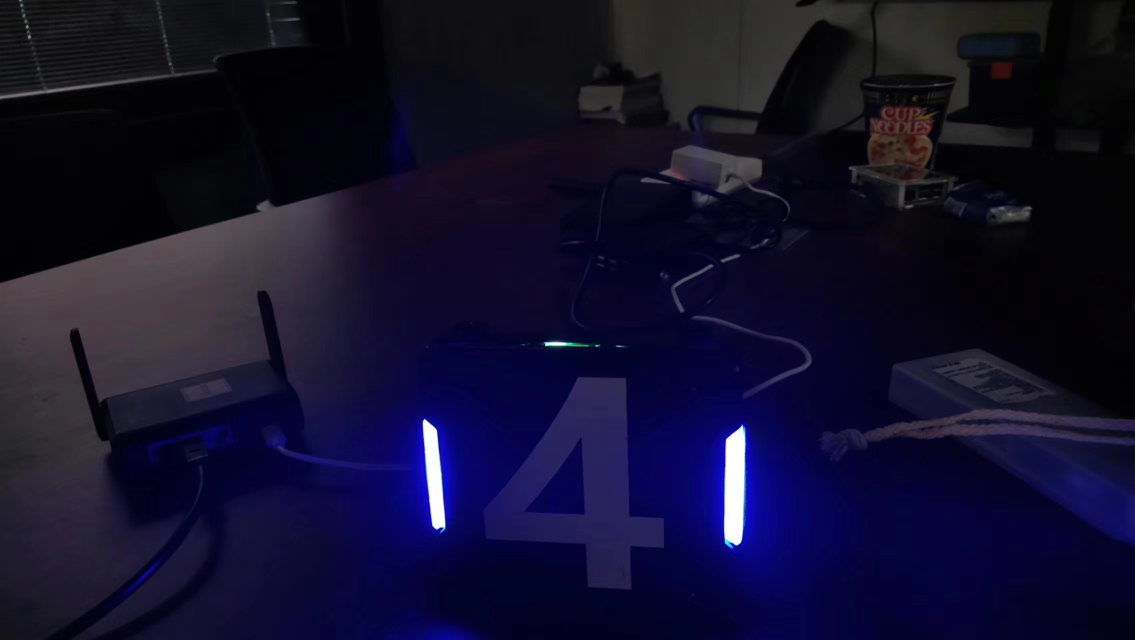
//> input picture resources/armor1.jpg, 2270 x 1280 px (shown at 1/2 size)
$ ./contours_check   (built with g++ and OpenCV 4)
//> lines starting //> are read from the running program, lines starting //| are printed output that depends on the picture; after the words box and inside, x2 and y2 are one past the last pixel; in counts of white or black regions, pixels touching at a corner belong together
#include <opencv2/imgcodecs.hpp>
#include <opencv2/highgui.hpp>
#include <opencv2/imgproc.hpp>
#include <iostream>

using namespace cv;
using namespace std;

void getContours(Mat imgDil, Mat img) {

	vector<vector<Point>> contours; //轮廓数据
	vector<Vec4i> hierarchy;

	findContours(imgDil, contours, hierarchy, RETR_EXTERNAL, CHAIN_APPROX_SIMPLE); //通过预处理的二值图像找到所有轮廓contours
	//drawContours(img, contours, -1, Scalar(255, 0, 255), 2); //绘制所有轮廓

	for (int i = 0; i < contours.size(); i++)
	{
		double area = contourArea(contours[i]); //计算每个轮廓区域
		cout << area << endl;

		vector<vector<Point>> conPoly(contours.size());
		vector<Rect> boundRect(contours.size());
		string objectType;

		if (area > 1000) //过滤噪声
		{
			//找轮廓的近似多边形或曲线
			double peri = arcLength(contours[i], true);
			approxPolyDP(contours[i], conPoly[i], 0.02 * peri, true);

			cout << conPoly[i].size() << endl;
			boundRect[i] = boundingRect(conPoly[i]); //找每个近似曲线的最小上边界矩形

			int objCor = (int)conPoly[i].size();

			if (objCor == 3) { objectType = "Tri"; }
			if (objCor == 4) {

				float aspRatio = (float)boundRect[i].width / boundRect[i].height; //宽高比
				cout << aspRatio << endl;
				if (aspRatio > 0.95 && aspRatio < 1.05) {
					objectType = "Square";
				}
				else {
					objectType = "Rect";
				}
			}
			if (objCor > 4) { objectType = "CirCle"; }

			drawContours(img, conPoly, i, Scalar(255, 0, 255), 2); //绘制滤除噪声后的所有轮廓
			rectangle(img, boundRect[i].tl(), boundRect[i].br(), Scalar(0, 255, 0), 5); //绘制边界框
			putText(img, objectType, { boundRect[i].x, boundRect[i].y - 5 }, FONT_HERSHEY_PLAIN, 1, Scalar(0, 69, 255), 1);
		}
	}
}

int main()
{
	string path = "../resources/armor1.jpg";
	Mat img = imread(path);
//> img is the input picture: 1280 rows x 2270 cols, CV_8UC3; mean B, G, R 44.2, 15.8, 18.5
  cv::resize(img, img, cv::Size(img.cols * 0.5, img.rows * 0.5));
//> img: 640 rows x 1135 cols, CV_8UC3
	Mat imgGray, binary, imgBlur, imgCanny, imgDil;

	// Preprocessing
	cvtColor(img, imgGray, COLOR_BGR2GRAY);
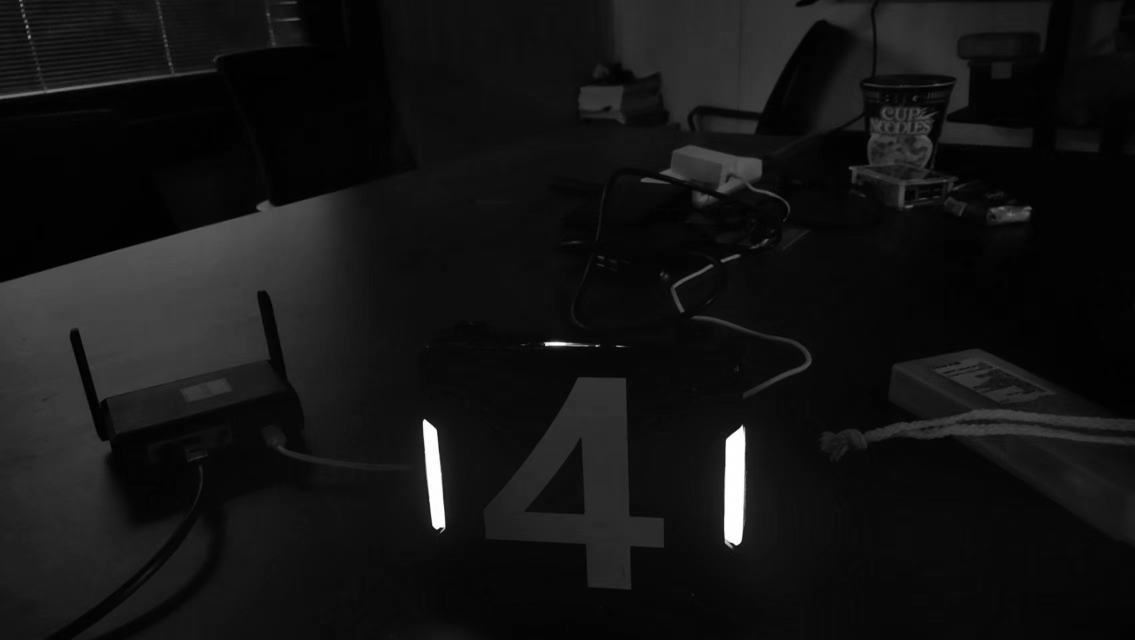
//> imgGray: 640 rows x 1135 cols, CV_8UC1; min 0, max 255, mean 19.9

  threshold(imgGray, binary, 160, 255, THRESH_BINARY);
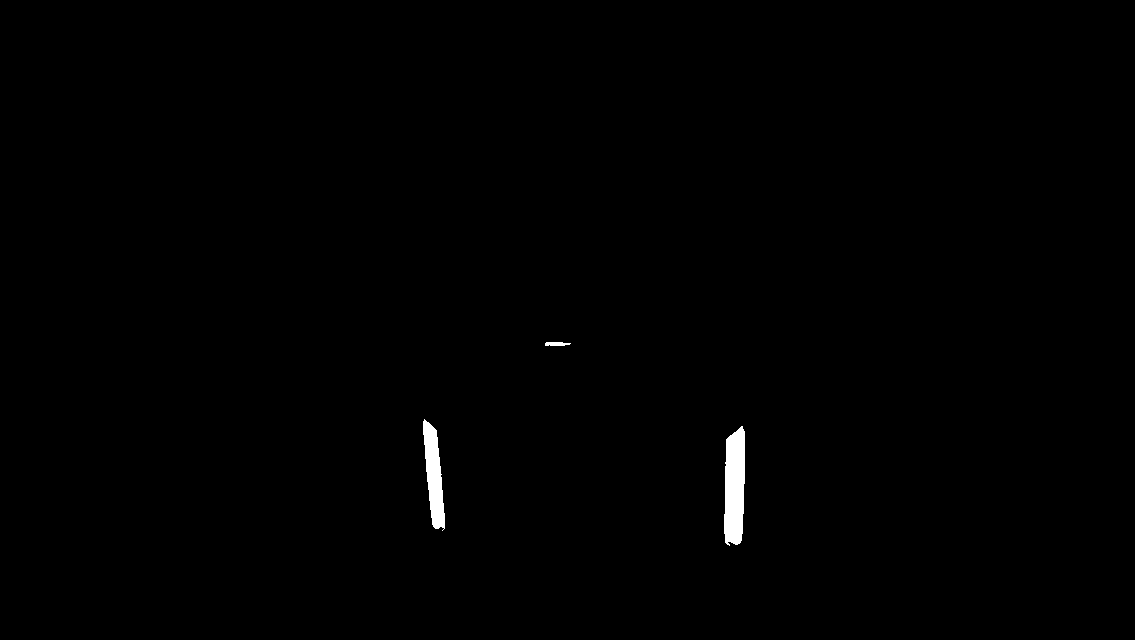
//> binary: 640 rows x 1135 cols, CV_8UC1; 0.5% white; 3 white regions, box (x1, y1, x2, y2) and area: (724, 426, 745, 546) 2123, (423, 419, 445, 531) 1450, (545, 342, 571, 346) 87

	GaussianBlur(binary, imgBlur, Size(3, 3), 3, 0);
	Canny(imgBlur, imgCanny, 25, 75);
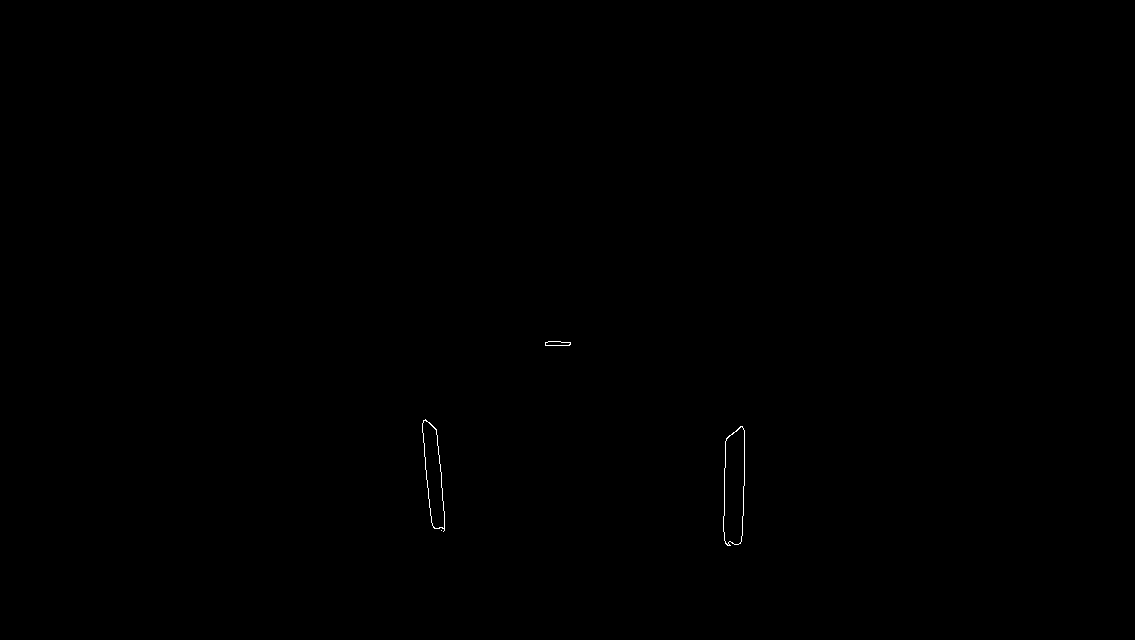
//> imgCanny: 640 rows x 1135 cols, CV_8UC1; 0.08% white in thin lines or dots, all inside (x1, y1, x2, y2) = (422, 341, 745, 546)
	Mat kernel = getStructuringElement(MORPH_RECT, Size(3, 3));
	dilate(imgCanny, imgDil, kernel);
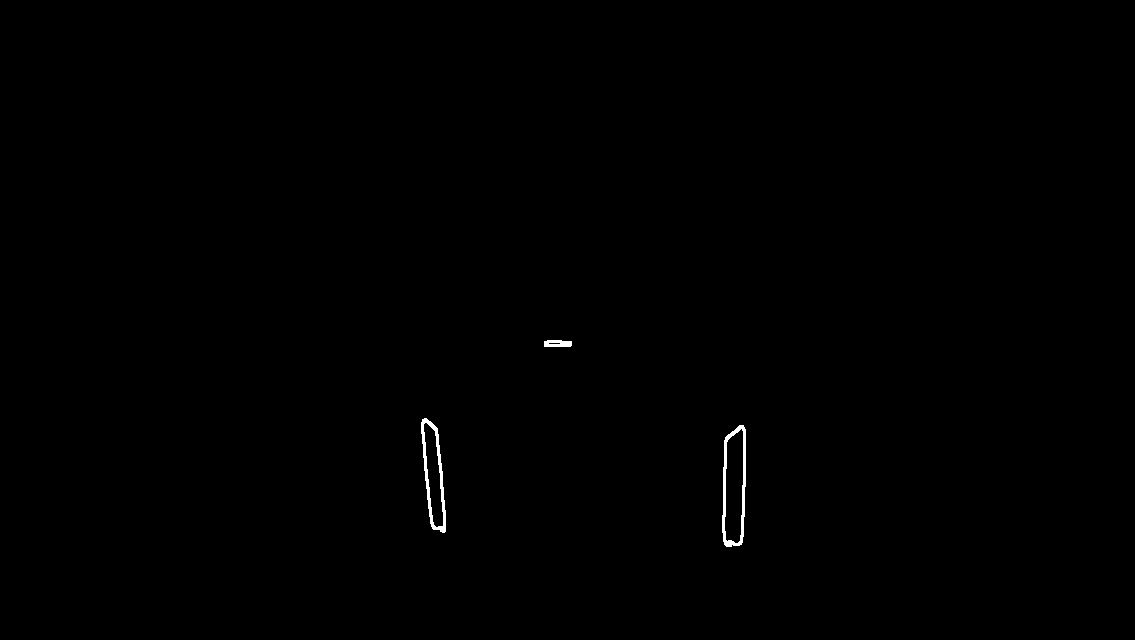
//> imgDil: 640 rows x 1135 cols, CV_8UC1; 0.25% white; 3 white regions

	getContours(imgDil, img);
//> in getContours, `findContours(imgDil, contours, hierarchy, RETR_EXTERNAL, CHAIN_APPROX_..`: contours = 3 contours; box (x1, y1, x2, y2) and area: (722, 425, 746, 547) 2411, (421, 418, 446, 533) 1732, (544, 340, 572, 347) 150
//> the loop in getContours, `for (int i = 0; i < contours.size(); i++)` made 3 passes
//> (area, peri, objCor, aspRatio) on passes 1 to 2: (2411, 273.6, 4, 0.164), (1732.5, 255.5, 4, 0.183)
//> area on pass 3: 149.5
//| 2411
//| 4
//| 0.163934
//| 1732.5
//| 4
//| 0.182609
//| 149.5
//> pass 1, in getContours, `putText(img, objectType, { boundRect[i].x, boundRect[i].y - 5 }, FONT_..`:
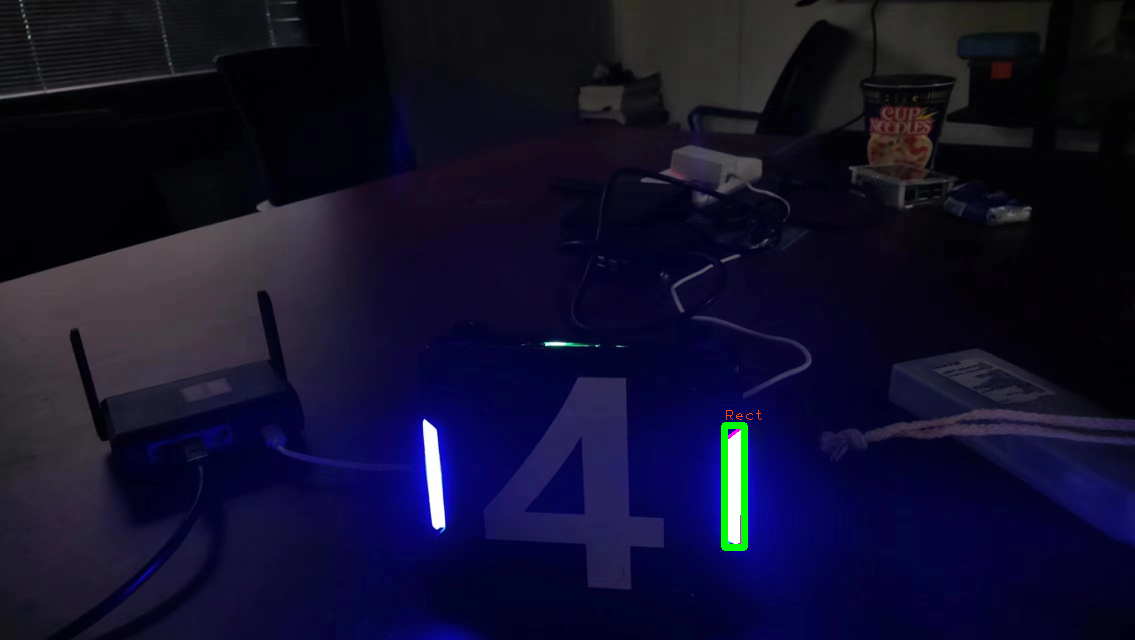
//> img: 640 rows x 1135 cols, CV_8UC3; mean B, G, R 43.8, 16.3, 18.3
//> pass 2, in getContours, `putText(img, objectType, { boundRect[i].x, boundRect[i].y - 5 }, FONT_..`:
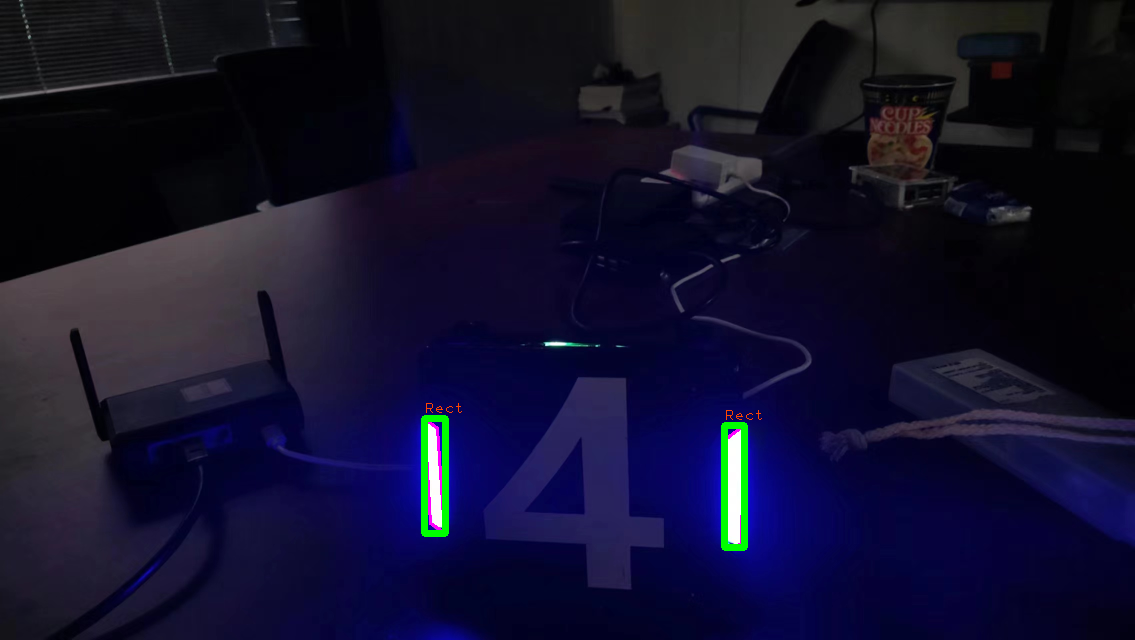
//> img: 640 rows x 1135 cols, CV_8UC3; 0.33% of pixels changed, all inside (x1, y1, x2, y2) = (421, 403, 462, 537)

	imshow("Image", img);
	imshow("Image Gray", imgGray);
	imshow("Image Blur", imgBlur);
	imshow("Image Canny", imgCanny);
	imshow("Image Dil", imgDil);

	waitKey(0);

	return 0;
}

$ run again, with resources/armor3.jpg copied over resources/armor1.jpg
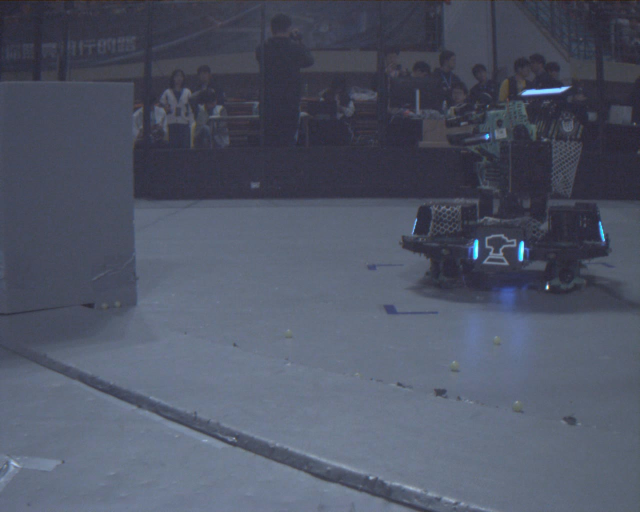
//> input picture resources/armor3.jpg, 1280 x 1024 px (shown at 1/2 size)
//> img is the input picture: 1024 rows x 1280 cols, CV_8UC3; mean B, G, R 101.6, 85, 79.1
//> img: 512 rows x 640 cols, CV_8UC3
//> `threshold(imgGray, binary, 160, 255, THRESH_BINARY);`:
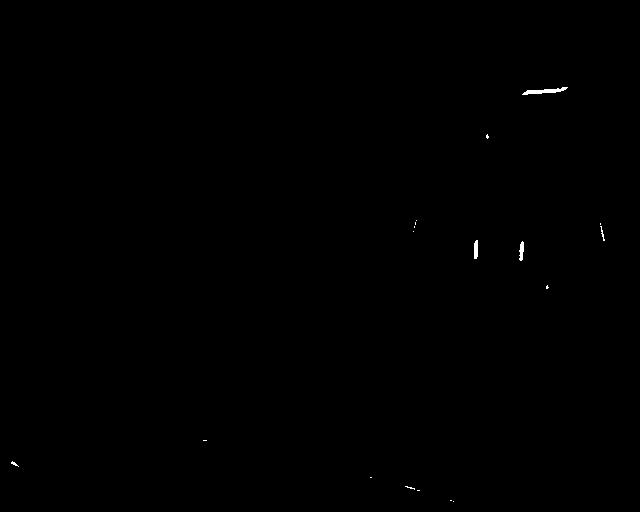
//> binary: 512 rows x 640 cols, CV_8UC1; 0.12% white; 18 white regions (14 under 20 px), largest, box (x1, y1, x2, y2) and area: (522, 87, 568, 95) 165, (474, 240, 478, 259) 70, (519, 241, 524, 261) 70, (600, 226, 605, 241) 24
//> imgCanny: 512 rows x 640 cols, CV_8UC1; 0.12% white in thin lines or dots, all inside (x1, y1, x2, y2) = (11, 86, 606, 503)
//> `dilate(imgCanny, imgDil, kernel);`:
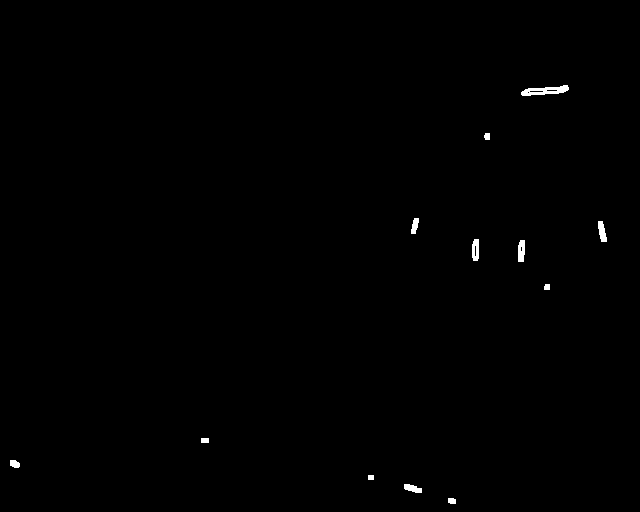
//> imgDil: 512 rows x 640 cols, CV_8UC1; 0.35% white; 12 white regions
//> contours = 12 contours; largest, box (x1, y1, x2, y2) and area: (521, 85, 569, 96) 274, (472, 239, 479, 261) 116, (518, 240, 525, 262) 114, (598, 221, 607, 242) 102, (404, 484, 422, 493) 86
//> the loop in getContours, `for (int i = 0; i < contours.size(); i++)` made 12 passes
//> area on passes 1 to 8: 32, 85.5, 20, 51, 28, 23.5, 113.5, 116
//> (printed output is left out)
